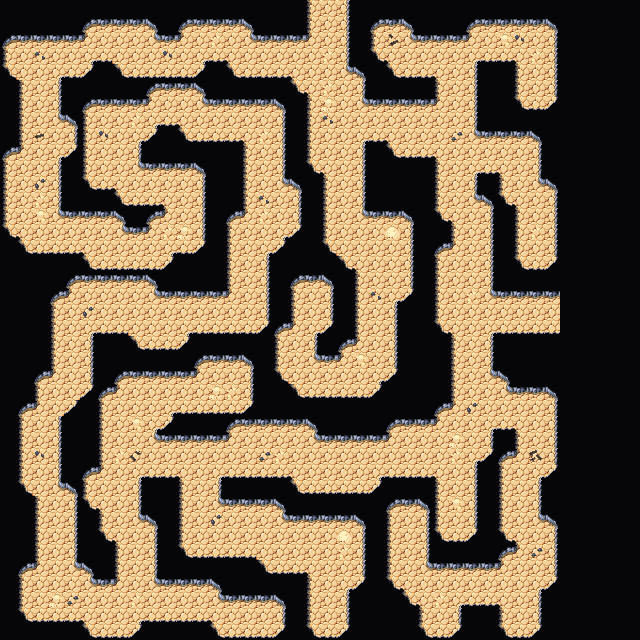

The image is a tile-based game level rendered from a .tmx file. Its description and source (layers, tilesets, objects; grid data summarised) follow:
An orthogonal 40x40 tile map with 16x16 px tiles, 4 tile layers (Collision, Background, Walls, Clutter), 2 tilesets and 2 objects.

<map version="1.5" tiledversion="1.7.2" orientation="orthogonal" renderorder="right-down" width="40" height="40" tilewidth="16" tileheight="16" infinite="0" nextlayerid="7" nextobjectid="62">
 <editorsettings>
  <export target="wastetown..tmx" format="tmx" />
 </editorsettings>
 <tileset firstgid="1" source="../../../tileset/main.tsx" />
 <tileset firstgid="3477" source="../../../tileset/buildings.tsx" />
 <layer id="6" name="Collision" width="40" height="40">
  <data>[1600 cells, 0 non-empty, 0 distinct tile ids]</data>
 </layer>
 <layer id="1" name="Background" width="40" height="40">
  <data>[1600 cells, 1600 non-empty, 1 distinct tile ids]</data>
 </layer>
 <layer id="2" name="Walls" width="40" height="40">
  <data>[1600 cells, 1229 non-empty, 19 distinct tile ids]</data>
 </layer>
 <layer id="3" name="Clutter" width="40" height="40">
  <properties>
   <property name="spriteLayer" type="bool" value="true" />
  </properties>
  <data>[1600 cells, 50 non-empty, 12 distinct tile ids]</data>
 </layer>
 <objectgroup id="4" name="Objects">
  <object id="60" template="../../../obj/door_left.tx" x="542" y="322">
   <properties>
    <property name="teleport" value="../common/maps/map/cave/cave_multilevel_4/cave_23D6.tmx" />
    <property name="teleportObjectId" value="59" />
   </properties>
  </object>
  <object id="61" template="../../../obj/door_down.tx" x="319.333" y="19.3333">
   <properties>
    <property name="teleport" value="../common/maps/map/cave/cave_multilevel_4/cave_23C5.tmx" />
    <property name="teleportObjectId" value="61" />
   </properties>
  </object>
 </objectgroup>
</map>
